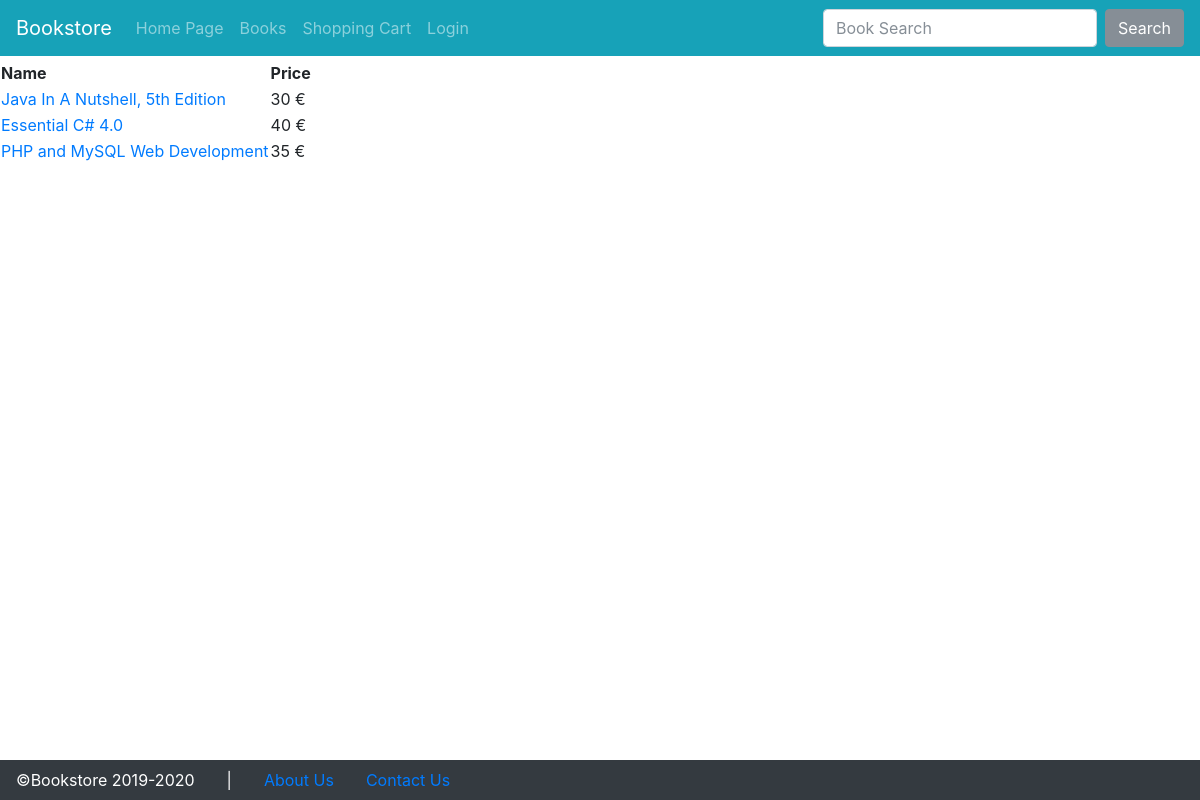
Before: /index.php?p=catinfo&catid=1 with the older database file.
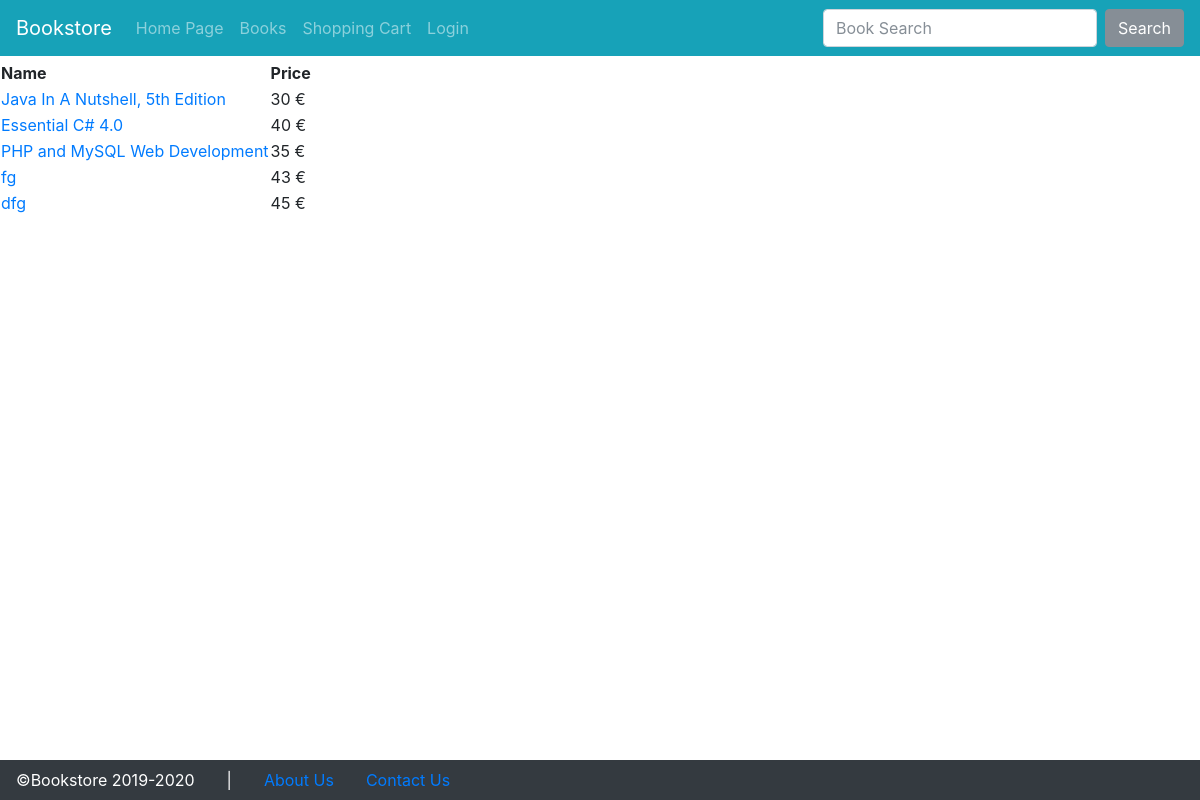
After: the same page with the newer database file.
### tables this page shows
CREATE TABLE `product` (
  `ID` int(11) NOT NULL,
  `Title` varchar(200) DEFAULT NULL,
  `author` int(11) NOT NULL,
  `Description` varchar(500) DEFAULT NULL,
  `Price` float DEFAULT NULL,
  `stock` int(11) UNSIGNED NOT NULL DEFAULT 0,
  `Category` int(11) DEFAULT NULL,
  `image` varchar(500) NOT NULL DEFAULT 'products/empty.png'
);

### internal/catinfo.php (the view)
<table>
<tr>
<th>Name</th>
<th>Price</th>
</tr>
<?php
$cat = $_REQUEST['catid'];
$sql = "select * from product where Category=?";
if( $stmt = $mysqli->prepare($sql) ) {
	$stmt->bind_param("i", $cat);
	$stmt->execute();
	$result = $stmt->get_result();
	while ($row = $result->fetch_assoc()) {
		print "<tr><td><a href='?p=productinfo&pid=$row[ID]'>$row[Title]</a></td>".
			"<td>$row[Price] &euro;</td></tr>";
	}
}
?>
</table>

### index.php (shortened to what this page needs)
<!doctype html>
<html lang="en">
<head>
    <link href="./bootstrap/bootstrap.min.css" rel="stylesheet">
    <link href="./css/select2.min.css" rel="stylesheet">
    <link href="./css/select2-bootstrap4.min.css" rel="stylesheet">
    <link href="./bootstrap/dashboard.css" rel="stylesheet">
    <link href="./css/datatables.min.css" rel="stylesheet">
    <link href="./css/custom.css" rel="stylesheet">
    <link href="./css/toastr.min.css" rel="stylesheet">
  </head>
<body>
    <header>
      <nav id="topNavbar" class="navbar navbar-expand-<?php if($_SESSION['username']!='?') echo "lg"; else echo "md";?> navbar-dark bg-info">
        <a class="navbar-brand" href="#">Bookstore</a>
        <div class="collapse navbar-collapse" id="navbarsExampleDefault">
          <ul class="navbar-nav mr-auto">
          <?php if($_SESSION['is_admin']):?>
            <li class="nav-item<?php if($_SERVER['QUERY_STRING'] == 'p=book_manage') echo ' active';?>">
              <a class="nav-link" href="?p=book_manage">Book Management</a>
            </li>
            <li class="nav-item<?php if($_SERVER['QUERY_STRING'] == 'p=orders_manage') echo ' active';?>">
              <a class="nav-link" href="?p=orders_manage">Order Management</a>
            </li>
            <li class="nav-item">
              <a class="nav-link" href="?p=logout">Logout</a>
            </li>
          <?php else:?>
          <?php if($_SESSION['username']!='?'):?>
            <li class="nav-item<?php if($_SERVER['QUERY_STRING'] == '' || $_SERVER['QUERY_STRING'] == 'p=start') echo ' active';?>">
              <a class="nav-link" href="index.php?p=start">Home Page</a>
            </li>
            <li class="nav-item<?php if($_SERVER['QUERY_STRING'] == 'p=products') echo ' active';?>">
              <a class="nav-link" href="?p=products">All Books</a>
            </li>
            <li class="nav-item<?php if($_SERVER['QUERY_STRING'] == 'p=cart') echo ' active';?>">
              <a class="nav-link" href="?p=cart">Shopping Cart</a>
            </li>
            <li class="nav-item<?php if($_SERVER['QUERY_STRING'] == 'p=myorders') echo ' active';?>">
              <a class="nav-link " href="?p=myorders">My orders</a>
            </li>
            <li class="nav-item<?php if($_SERVER['QUERY_STRING'] == 'p=myinfo') echo ' active';?>">
              <a class="nav-link" href="?p=myinfo">My Account</a>
            </li>
            <li class="nav-item">
              <a class="nav-link" href="?p=logout">Logout</a>
            </li>
          <?php else:?>
            <li class="nav-item<?php if($_SERVER['QUERY_STRING'] == '' || $_SERVER['QUERY_STRING'] == 'p=start') echo ' active';?>">
              <a class="nav-link" href="index.php?p=start">Home Page</a>
            </li>
            <li class="nav-item<?php if($_SERVER['QUERY_STRING'] == 'p=products') echo ' active';?>">
              <a class="nav-link" href="?p=products">Books</a>
            </li>
            <li class="nav-item<?php if($_SERVER['QUERY_STRING'] == 'p=cart') echo ' active';?>">
              <a class="nav-link" href="?p=cart">Shopping Cart</a>
            </li>
            <li class="nav-item<?php if($_SERVER['QUERY_STRING'] == 'p=login') echo ' active';?>">
              <a class="nav-link" href="?p=login">Login</a>
            </li>
          <?php endif;?>
          <?php endif;?>
			</ul>
    <?php if(!$_SESSION['is_admin']): ?>
      <form id="searchBoxForm" method="GET" class="form-inline my-2 my-lg-0">
        <input class="form-control mr-sm-2" name="search" type="search" placeholder="Book Search" aria-label="Search" value="<?php if( isset($_SESSION['bookSearch']['searchbox'])) echo $_SESSION['bookSearch']['searchbox'];?>">
        <button class="btn btn-secondary my-2 my-sm-0" type="submit">Search</button>
      </form>
    <?php endif; ?>
        </div>
      </nav>
    </header>
<div class="container-fluid py-1 px-0" style="overflow: auto">
      <div class="row m-0">
<main id='maincontent' role="main" class="w-100 px-0">
<?php
$p = $_REQUEST['p'];
$pages = array('start','shopinfo','login','do_login','after_login','logout','myinfo','contact','products','cart','catinfo','productinfo','add_cart','empty_cart','buy_cart', 'orders_manage', 'book_manage', 'search_box');
foreach($pages as $pp) {
	if($pp==$p) {
		require "internal/$p.php";
	}
}
?>
     </main>
      </div>
    </div>
    <div id="bottomFooter" class="text-white bg-dark">
      <div class="row align-items-center mx-0">
        <div class="nav-link">
          &copy;Bookstore 2019-2020
        </div>
        <div class="nav-link">|</div>
        <a class="nav-link" href="?p=shopinfo">About Us</a>
        <a class="nav-link" href="?p=contact">Contact Us</a>
      </div>
    </div>
  </body>
</html>

### css/custom.css (style rules this page uses)
html, body { height: 100%!important; overflow: hidden!important; margin: 0!important; padding: 0!important; }

Changed rows visible on the page:
added product: Title "fg", Price "43"
added product: Title "dfg", Price "45"
